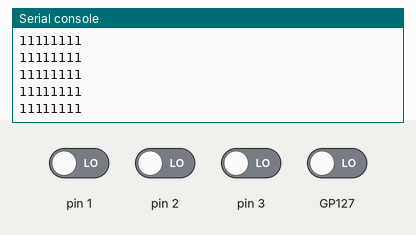
This program was run on a simulated MicroPython board. Shown: the last lines printed to the serial console. The test bench sets the inputs (shaded band); at power-on: GP127, pin 1–3 LOW.

Above: at 1.2 s.
1.3 s: pin 1 driven HIGH
At 1.32 s:
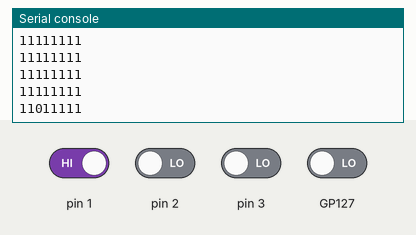
2.8 s: pin 2 driven HIGH
At 2.83 s:
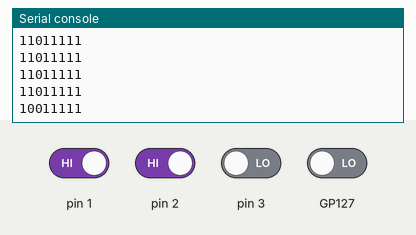
4.3 s: pin 3 driven HIGH
At 4.34 s:
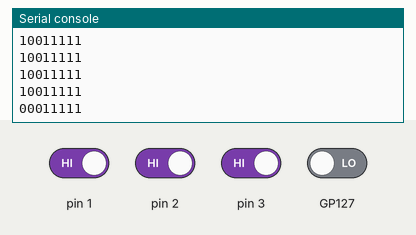
5.8 s: GP127 driven HIGH
At 5.85 s:
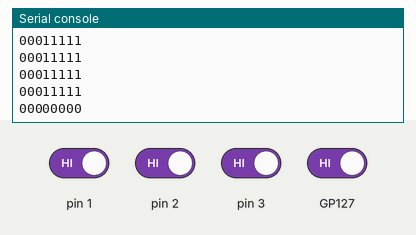
7.3 s: pin 1 driven LOW
At 7.36 s:
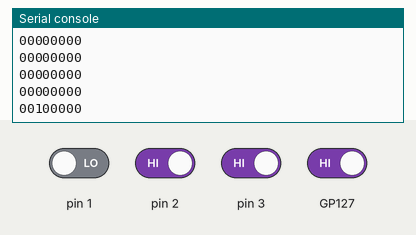
8.8 s: pin 2 driven LOW
At 8.87 s:
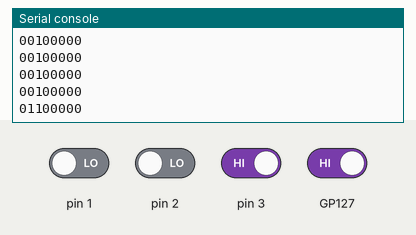
Timing chart, 0 to 11.3 s (numbered marks = the images above; inputs shaded):
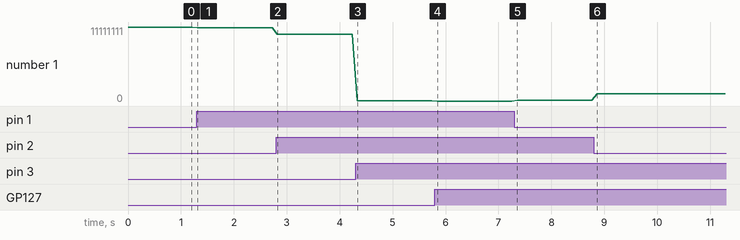

The program:

wio_terminal_buttons.py
```python
# MicroPython / Seeed Wio Terminal / SAMD51
# Wio-Terminal-Buttons.py - test the buttons
# scruss, 2022-10
# -*- coding: utf-8 -*-

# using Signal because button sense is inverted: 1 = off, 0 = on
from machine import Pin, Signal
from time import sleep_ms

pin_names = [
    "BUTTON_3",  # Pin(92)  or Pin(PC28) - top left
    "BUTTON_2",  # Pin(91)  or Pin(PC27) - top middle
    "BUTTON_1",  # Pin(90)  or Pin(PC26) - top right
    "SWITCH_B",  # Pin(108) or Pin(PD12) - joystick left
    "SWITCH_Y",  # Pin(105) or Pin(PD09) - joystick right
    "SWITCH_U",  # Pin(116) or Pin(PD20) - joystick up
    "SWITCH_X",  # Pin(104) or Pin(PD08) - joystick down
    "SWITCH_Z",  # Pin(106) or Pin(PD10) - joystick button
]

pins = [None] * len(pin_names)
for i, name in enumerate(pin_names):
    pins[i] = Signal(Pin(name, Pin.IN), invert=True)

while True:
    for i in range(len(pin_names)):
        print(pins[i].value(), end="")
    print()
    sleep_ms(100)
```

Measured:
- after the input at 1.3 s, the serial console: prints a new line at once (image 1)
- after the input at 2.8 s, the serial console: prints a new line at once (image 2)
- after the input at 4.3 s, the serial console: prints a new line at once (image 3)
- after the input at 5.8 s, the serial console: prints a new line at once (image 4)
- after the input at 7.3 s, the serial console: prints a new line after 0.06 s (image 5)
- after the input at 8.8 s, the serial console: prints a new line after 0.07 s (image 6)
- plotted number 1: 11111111 → 11011111 after the input at 1.3 s, 11011111 → 10011111 after the input at 2.8 s, 10011111 → 11111 after the input at 4.3 s, 11111 → 0 after the input at 5.8 s, 0 → 100000 after the input at 7.3 s
